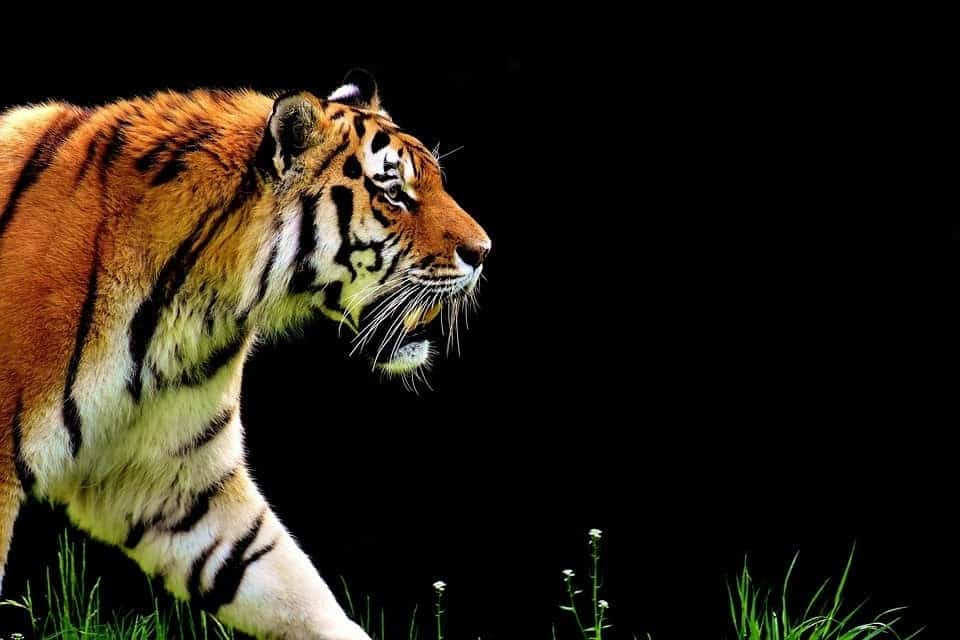
#> input picture day9/image.jpg, 960 x 640 px, found by its file name
$ jupyter execute --allow-errors edgeDetection.ipynb
#> lines starting #> are read from the running program, lines starting #| are printed output that depends on the picture
[cell 1]
import pycuda.driver as cuda
import pycuda.autoinit
import pycuda.gpuarray as gpuarray
import numpy as np
import cv2
from pycuda.compiler import SourceModule
import matplotlib.pyplot as plt
import time

[cell 2]
filepath = "/mnt/d/CUDA/day9/edgeDetection.ptx"

#> (the rest of this cell did not finish here and is left out)

[cell 3]
input_image = cv2.imread('/mnt/d/CUDA/day9/image.jpg')
#> input_image is the input picture: shape (640, 960, 3); mean B, G, R 21.1, 32.3, 39.7
height, width, _  = input_image.shape
#> height = 640; width = 960

rgb = cv2.cvtColor(input_image, cv2.COLOR_BGR2RGB)

[cell 4]
rgb_array = rgb.flatten()
gray_array = np.empty((height, width), dtype=np.uint8)
blurred_array = np.empty((height, width), dtype=np.uint8)
blurred_float_array = np.empty((height, width), dtype=np.float32)
edge_detected_array = np.empty((height, width), dtype=np.float32)

#> (a cell that did not finish here is left out)

#> (a cell that did not finish here is left out)

[cell 7]
n_threads = (32, 32, 1)
block_x = (n_threads[0] + width - 1) // n_threads[0]
#> block_x = 30
block_y = (n_threads[1] + height - 1) // n_threads[1]
#> block_y = 20
grid = (block_x, block_y, 1)
#> grid = (30, 20, 1)

#> (a cell that did not finish here is left out)

#> (a cell that did not finish here is left out)

#> (a cell that did not finish here is left out)

[cell 11]
laplacian_filter = np.array([0, 1, 0, 1, -4, 1, 0, 1, 0], dtype=np.float32).flatten()
#> (the rest of this cell did not finish here and is left out)

#> (a cell that did not finish here is left out)

#> (a cell that did not finish here is left out)

[cell 14]
edge_detected_normalized = np.clip(edge_detected_array, 0, 255).astype(np.uint8)
#> edge_detected_array: shape (640, 960) float32; every value is 0

[cell 15]
fig, axs = plt.subplots(2, 2, figsize=(12, 12))

axs[0, 0].imshow(rgb)
axs[0, 0].set_title('Original Image')
axs[0, 0].axis('off')

axs[0, 1].imshow(gray_array, cmap='gray')
axs[0, 1].set_title('Grayscale')
axs[0, 1].axis('off')

axs[1, 0].imshow(blurred_array, cmap='gray')
axs[1, 0].set_title('Blurry')
axs[1, 0].axis('off')

axs[1, 1].imshow(edge_detected_normalized, cmap='gray')
axs[1, 1].set_title('Laplacian Filter')
axs[1, 1].axis('off')

plt.tight_layout()
plt.show()
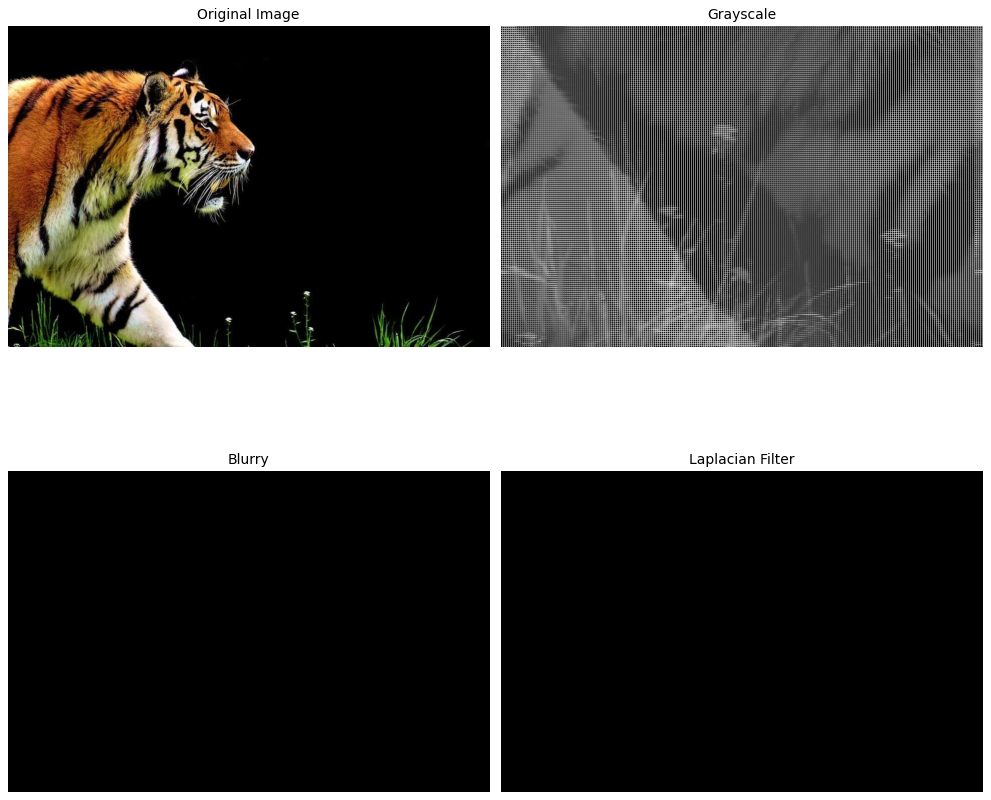
#> figure drawn by matplotlib, 4 panels

[cell 16]
cv2.imwrite('/mnt/d/CUDA/day9/gray_image.jpg', gray_array)
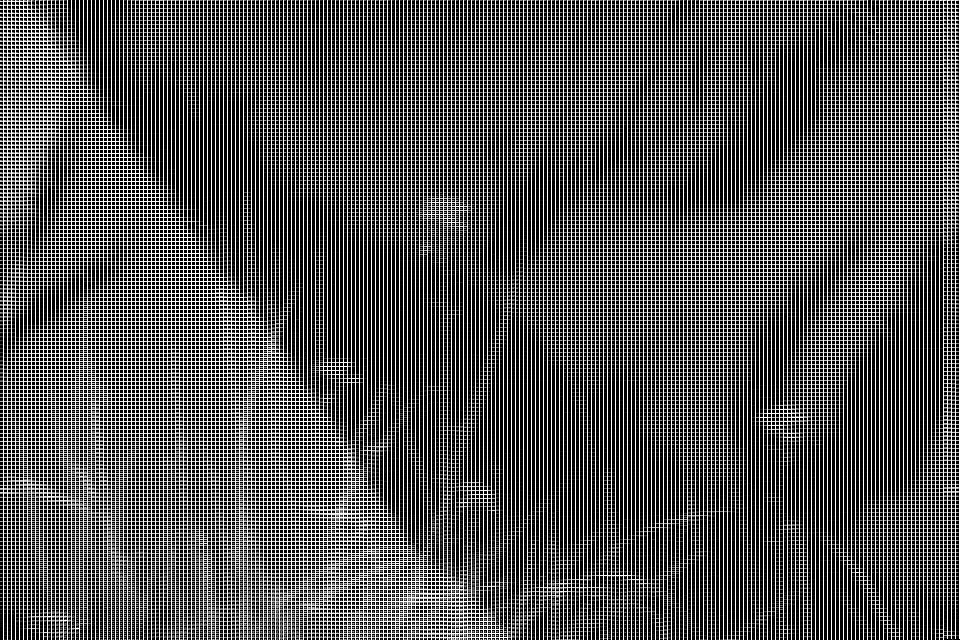
#> saved as gray_image.jpg: shape (640, 960); min 0, max 255, mean 87.3
cv2.imwrite('/mnt/d/CUDA/day9/blurred_image.jpg', blurred_array)
cv2.imwrite('/mnt/d/CUDA/day9/edge_detected_image.jpg', edge_detected_normalized)
#> Out = True
